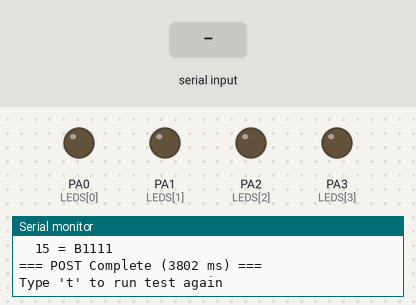
Simulated run of this program. Board: STM32 Blue Pill. Shown: output pins drawn as LEDs (lit = HIGH), the last lines printed to the serial monitor. The test bench sets the inputs (shaded band).

Above: at 7.0 s.
7.1 s: "t" received over Serial
At 7.5 s:
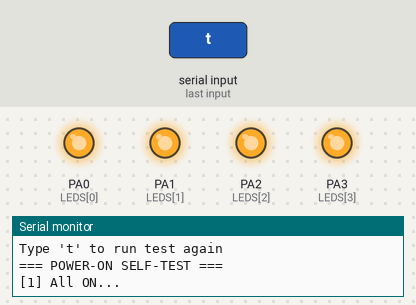
At 8.25 s:
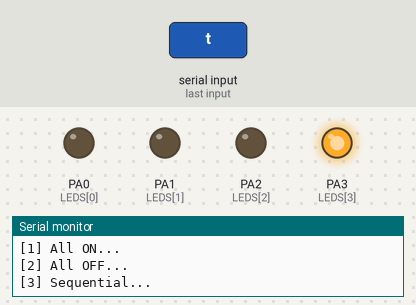
Timing chart, 0 to 12.4 s (numbered marks = the images above; inputs shaded):
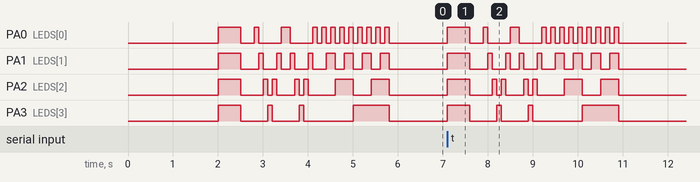

Measured:
- after the input at 7.1 s, PA0 (LEDS[0]): LOW → HIGH at once, → LOW 0.50 s later, → HIGH 0.30 s later, → LOW 0.10 s later, … (24 changes in this stretch); PA1 (LEDS[1]): LOW → HIGH at once, → LOW 0.50 s later, → HIGH 0.40 s later, → LOW 0.10 s later, … (18 changes in this stretch)

The program:

main.cpp
```cpp
/**
 * @file main.cpp
 * @brief Program 12: LED Test Pattern (POST) - STM32
 */

#include <Arduino.h>

#define NUM_LEDS        4
const uint32_t LEDS[] = {PA0, PA1, PA2, PA3};
#define TEST_DELAY      100

void allOn() { for(int i=0; i<NUM_LEDS; i++) digitalWrite(LEDS[i], HIGH); }
void allOff() { for(int i=0; i<NUM_LEDS; i++) digitalWrite(LEDS[i], LOW); }

void testSequential() {
    for (int i=0; i<NUM_LEDS; i++) {
        allOff();
        digitalWrite(LEDS[i], HIGH);
        delay(TEST_DELAY);
    }
    for (int i=NUM_LEDS-2; i>=0; i--) {
        allOff();
        digitalWrite(LEDS[i], HIGH);
        delay(TEST_DELAY);
    }
}

void testBinary() {
    for (int n=0; n<=15; n++) {
        for (int i=0; i<NUM_LEDS; i++) {
            digitalWrite(LEDS[i], (n >> i) & 1);
        }
        Serial.printf("  %2d = B%d%d%d%d\n", n,
                     (n>>3)&1, (n>>2)&1, (n>>1)&1, n&1);
        delay(100);
    }
}

void runPOST() {
    unsigned long start = millis();

    Serial.println("\n=== POWER-ON SELF-TEST ===\n");

    Serial.println("[1] All ON...");
    allOn(); delay(500);

    Serial.println("[2] All OFF...");
    allOff(); delay(300);

    Serial.println("[3] Sequential...");
    testSequential(); testSequential();

    Serial.println("[4] Binary count...");
    testBinary();

    allOff();

    Serial.printf("\n=== POST Complete (%lu ms) ===\n", millis() - start);
}

void setup() {
    Serial.begin(115200);
    delay(2000);

    Serial.println("Program 12: LED Self-Test - STM32");

    for (int i=0; i<NUM_LEDS; i++) {
        pinMode(LEDS[i], OUTPUT);
        digitalWrite(LEDS[i], LOW);
    }

    runPOST();

    Serial.println("\nType 't' to run test again");
}

void loop() {
    if (Serial.available()) {
        if (Serial.read() == 't') runPOST();
    }
}
```
